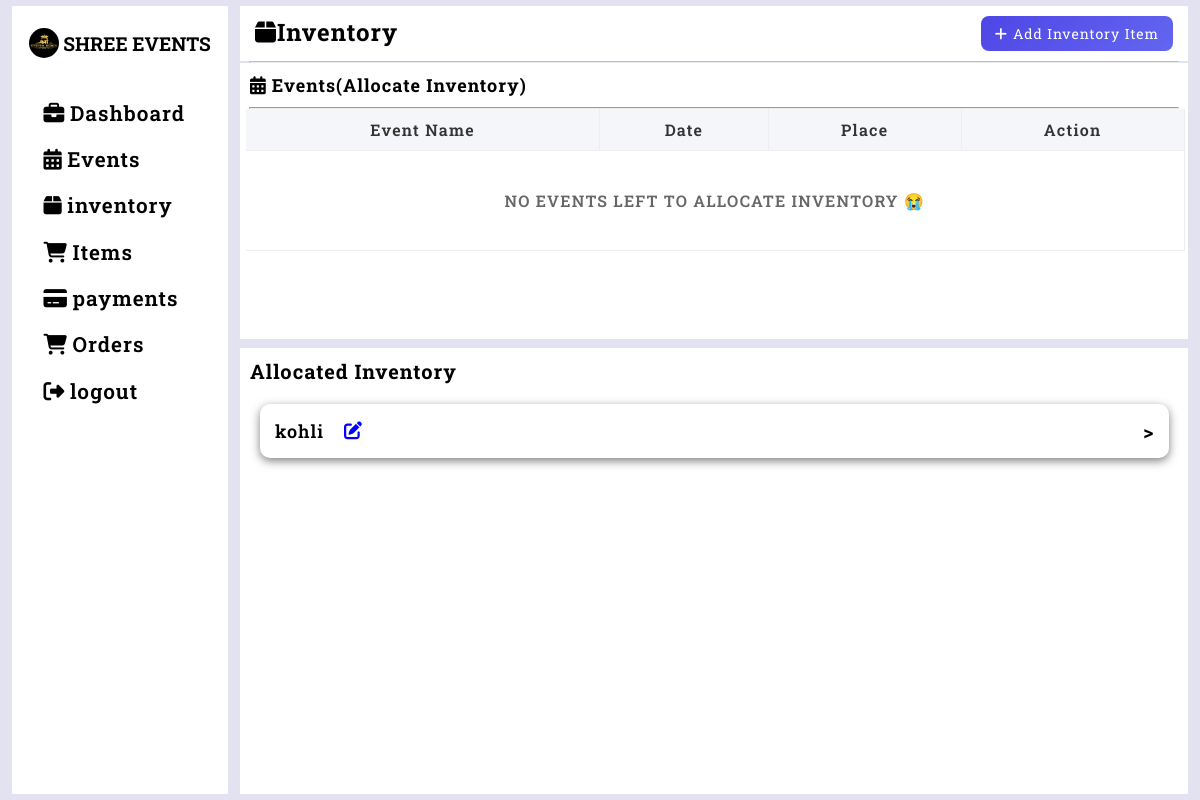
/inventory (signed in), run on an earlier commit of the app's database.
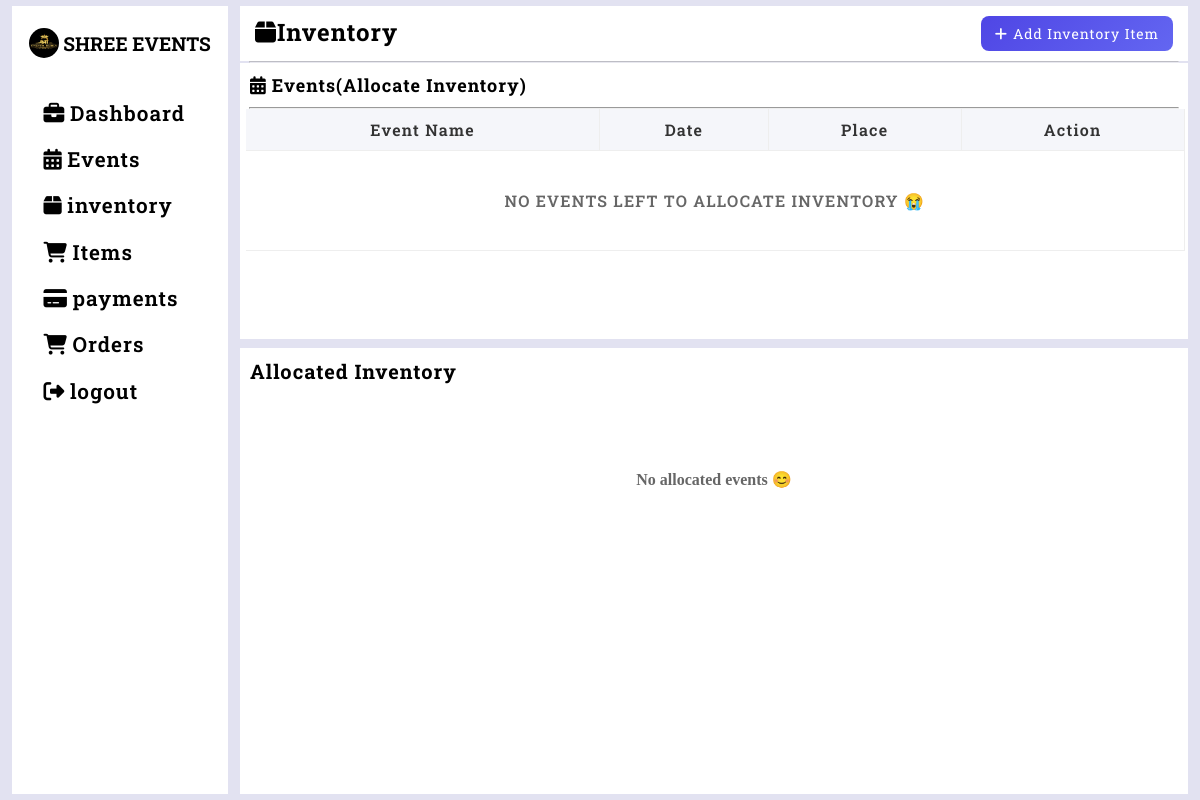
And on a later commit of the database.
### tables this page shows
CREATE TABLE events(event_id INTEGER PRIMARY KEY AUTOINCREMENT,
                event_name TEXT NOT NULL,
                event_date DATETIME NOT NULL,
                event_time DATETIME NOT NULL,
                place TEXT NOT NULL,
                cust TEXT NOT NULL,
                status TEXT DEFAULT 'pending',
                event_status TEXT DEFAULT 'upcoming',
                phone_number INTEGER NOT NULL
                );

### inventory.py (the view)
@inventory_app.route('/inventory',methods=['GET','POST'])
def inventory_fn():
    if 'user' in session:
        event_id=request.form.get('event_id') or request.args.get('event_id')
        show_popup=False
        event_date=None
        if event_id:
            event=get_event_by_id(event_id)
            if event:
                event_date=event[2]
        existing_alloc={}
        inven_data=get_inventory(event_date)
        if request.method == "POST":
            if "allocate_inventory" in request.form:
                event_name=request.form['itemname']
                quantity=request.form['quantity']
                price=request.form['price']
                add_inventory(event_name,quantity,price)
                return redirect('/inventory')
            elif "sava_alloc" in request.form:
                event_id=request.form.get('event_id')
                event=get_event_by_id(event_id)
                event_date=event[2] if event else None
                items=get_inventory(event_date)
                selected=False
                cart=session.get('alloc_cart',{})
                for item in items:
                    item_id=item[0]
                    qty=safe_int(request.form.get(f'qty_{item_id}'))
                    if qty > 0:
                        cart[str(item_id)]=qty
                    else:
                        cart.pop(str(item_id),None)
                session['alloc_cart']=cart
                if not cart:
                    flash("Please enter a quantity greater than 0 for at least one item.", "error")
                    return redirect(f'/inventory?event_id={event_id}')
                all_items=get_inventory(event_date)
                item_map={str(i[0]):(i[1],i[3]) for i in all_items}
                for item_id_str,qty in cart.items():
                    if item_id_str in item_map:
                        item_name=item_map[item_id_str][0]
                        price_per=item_map[item_id_str][1]
                        update_allocation(event_id,item_id_str,qty,item_name,price_per)
                        selected=True
                if not selected:
                    flash("Please allocate at least one inventory item.", "error")
                    return redirect(f'/inventory?event_id={event_id}')
                session.pop('alloc_cart',None)
                update_status(event_id)
                show_popup=False
                return redirect('/inventory')
            elif "search_btn" in request.form:
                search=request.form.get('search')
                cart=session.get('alloc_cart',{})
                all_items=get_inventory(event_date)
                for item in all_items:
                    item_id=item[0]
                    qty=safe_int(request.form.get(f'qty_{item_id}'))
                    if qty > 0:
                        cart[str(item_id)]=qty
                    else:
                        cart.pop(str(item_id),None)
                session['alloc_cart']=cart
                inven_data=search_inventory(search)
                show_popup=True
            elif "clear_btn" in request.form:
                cart=session.get('alloc_cart',{})
                all_items=get_inventory(event_date)
                for item in all_items:
                    item_id=item[0]
                    qty=safe_int(request.form.get(f'qty_{item_id}'))
                    if qty > 0:
                        cart[str(item_id)]=qty
                    else:
                        cart.pop(str(item_id),None)
                session['alloc_cart']=cart
                inven_data=get_inventory(event_date)
                show_popup=True
            elif "delete_btn" in request.form:
                event_id=request.form.get('event_id')
                item_id=request.form.get('item_id')
                event=get_event_by_id(event_id)
                event_date=event[2] if event else None
                items=get_inventory(event_date)
                for item in items:
                    if str(item[0])==str(item_id):
                        item_name=item[1]
                        price=item[3]
                        update_allocation(event_id,item_id,0,item_name,price)
                return redirect('/inventory')
            else:
                inven_data=get_inventory(event_date)
                show_popup=False
        else:
            inven_data=get_inventory(event_date)
            show_popup=False
            if not event_id:
                session.pop('alloc_cart',None)
        if event_id:
            show_popup=True
            rows=allocated_inventory_list()
            for row in rows:
                if str(row[0])==str(event_id):
                    existing_alloc[row[6]]=row[4]
        cart=session.get('alloc_cart',{})
        for item_id_str,qty in cart.items():
            try:
                existing_alloc[int(item_id_str)]=qty
            except:
                existing_alloc[item_id_str]=qty
        events=events_list_in()
        allocated_list=allocated_inventory_list()
        allocated_events_list=allocated_events()
        total_data=total_mount_calculations()
        return render_template("inventory.html",existing_alloc=existing_alloc,events=events,inven_data=inven_data,show_popup=show_popup,event_id=event_id,allocated_events_list=allocated_events_list,allocated_list=allocated_list,total_data=total_data)
    else:
        return redirect(url_for('home'))

### database.py (called while the page is built)
def get_connection():
    con=sqlite3.connect("database.db",timeout=30,check_same_thread=False)
    return con

def events_list_in():
    con=get_connection()
    cursor=con.cursor()
    cursor.execute("SELECT event_id,event_name,event_date,event_time,place,cust,phone_number FROM events WHERE status='pending'")
    events_li=cursor.fetchall()
    con.commit()
    con.close()
    return events_li

def get_inventory(event_date=None):
    con=get_connection()
    cursor=con.cursor()
    if event_date:
        cursor.execute("""
            SELECT
                i.item_id,
                i.item_name,
                i.item_quantity - COALESCE(SUM(CASE
                    WHEN a.event_date = ? THEN a.quantity
                    ELSE 0
                END), 0) AS available_quantity,
                i.item_price
            FROM inventory i
            LEFT JOIN allocation a ON i.item_id = a.item_id
            GROUP BY i.item_id, i.item_name, i.item_quantity, i.item_price
        """, (event_date,))
    else:
        cursor.execute("SELECT item_id, item_name, item_quantity, item_price FROM inventory")
    inven_data=cursor.fetchall()
    con.close()
    return inven_data

### templates/inventory.html (shortened to what this page needs)
{% extends "base.html" %} {% block title %}INVENTORY{% endblock %}
{% block content %}
<div class="main-inventory-box">
  <div class="inventory-header">
    <h3><i class="fa-solid fa-box"></i>Inventory</h3>
    <button type="button" id="openPopup">
      <i class="fa-solid fa-plus"></i>Add Inventory Item
    </button>
  </div>
  <hr style="opacity: 0.5" />
  <div class="inventory-events-list">
    <div class="in-child-header">
      <h2>
        <i class="fa-solid fa-calendar-days"></i>Events(Allocate Inventory)
      </h2>
    </div>
    <hr />
    <form method="post">
      <div class="inventory-table-container">
        <table>
          <thead>
            <tr>
              <td>Event Name</td>
              <td>Date</td>
              <td>Place</td>
              <td>Action</td>
            </tr>
          </thead>
          <tbody>
            {% if events %}
            {% for e in events %}
            <tr>
              <td>{{e[1]}}</td>
              <td>{{e[2]}}</td>
              <td>{{e[4]}}</td>
              <td>
                <button name="allocate" type="button" id="allocate_btn" class="allocate_btn" data-id="{{e[0]}}">
                  Allocate Inventory
                </button>
                <input type="hidden" name="id" value="{{e[0]}}" />
              </td>
            </tr>
            {% endfor %}
            {% else %}
            <tr style="width: 100%; height:100px;">
              <td colspan="4" style="text-align:center; vertical-align:middle; font-size:16px; color:#666;">NO EVENTS LEFT TO ALLOCATE INVENTORY 😭</td>
            </tr>
            {% endif %}
          </tbody>
        </table>
      </div>
    </form>
  </div>
  <div class="allocated-inventory-container">
    <h3>Allocated Inventory</h3>
    <div class="events-cont">
       {% if allocated_events_list %}
      {% for events in allocated_events_list %}
      <div class="event">
        <form method="post">
          <div class="event-header">
            <p>{{events[1]}}</p>
            <button type="button" class="edit-btn" data-event="{{events[0]}}"><i
                class="fa-solid fa-pen-to-square"></i></button>
            <span class="side">></span>
          </div>
                {% set ns = namespace(found=false) %}
        </form>
      </div>
      {% endfor %}
{% else %}
<div class="no-allocated-events">
  No allocated events 😊
</div>
{% endif %}
    </div>
  </div>
  {% endblock %}

What changed in the data, as far as the page shows it:
removed events: event_name "kohli"
Also different on the page:
text now shown: "No allocated events 😊"
